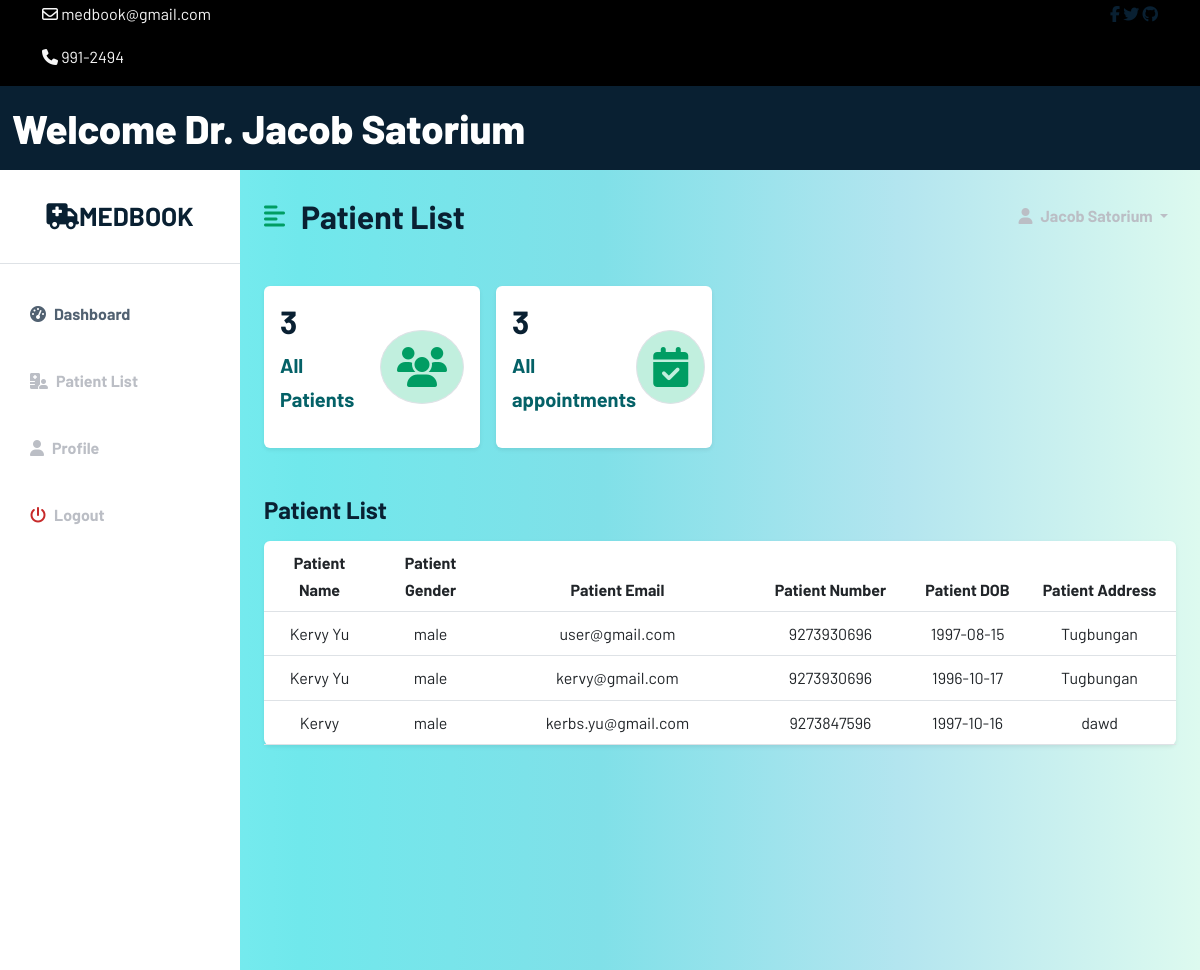
/doctor/patientlist.php (signed in), run on the app's committed database.
### tables this page shows
CREATE TABLE `doctor` (
  `doctorID` int(11) NOT NULL,
  `d_FullName` varchar(100) NOT NULL,
  `d_email` varchar(100) NOT NULL,
  `d_number` bigint(100) NOT NULL,
  `d_address` varchar(100) NOT NULL,
  `d_password` varchar(100) NOT NULL,
  `d_DOB` date NOT NULL,
  `d_gender` varchar(100) NOT NULL,
  `doctor_type` varchar(100) NOT NULL DEFAULT 'doctor',
  `d_specialize` text NOT NULL
);

CREATE TABLE `patient` (
  `patientID` int(11) NOT NULL,
  `p_FullName` varchar(100) NOT NULL,
  `p_password` varchar(100) NOT NULL,
  `p_DOB` date NOT NULL,
  `p_gender` varchar(20) NOT NULL,
  `p_address` varchar(100) NOT NULL,
  `p_number` bigint(100) NOT NULL,
  `p_email` varchar(100) NOT NULL,
  `patient_type` varchar(100) NOT NULL DEFAULT 'user'
);

### doctor/patientlist.php (the view, shortened to what this page needs)
<?php
include 'C:\xampp\htdocs\Web_Tech\config\config.php';
include 'C:\xampp\htdocs\Web_Tech\doctor\doctorheader.php';
$currentDoc = $_SESSION['d_email'];
$sql = "SELECT * FROM doctor WHERE d_email = '$currentDoc'";
$result = mysqli_query($conn, $sql);
if ($result) {
if (mysqli_num_rows($result) > 0) {
while ($row = mysqli_fetch_array($result)) {
?>
<!DOCTYPE html>
<html lang="en">
<head>
    <link href="https://cdn.jsdelivr.net/npm/bootstrap@5.2.0/dist/css/bootstrap.min.css" rel="stylesheet">
    <link rel="stylesheet" href="/Web_Tech/css/style.css">
    <link rel="stylesheet" href="/Web_Tech/css/dochome.css">
</head>
<body>
<div class="d-flex" id="wrapper">
    <div class="bg-white" id="sidebar-wrapper">
        <div class="sidebar-heading text-center py-4 primary-text fs-4 fw-bold text-uppercase border-bottom">
            <a href="#" class="navbar-brand mb-0" >
                <i class="fa-solid fa-truck-medical"></i>MedBook
            </a>
        </div>
        <div class="list-group list-group-flush my-3">
            <a href="doctorhome.php" class="list-group-item list-group-item-action bg-transparent second-text active"><i
                    class="fas fa-tachometer-alt me-2"></i>Dashboard</a>
            <a href="#" class="list-group-item list-group-item-action bg-transparent second-text fw-bold">
                <i class="fas fa-hospital-user me-2"></i>Patient List</a>
            <a href="doctorprofile.php" class="list-group-item list-group-item-action bg-transparent second-text fw-bold"><i
                    class="fas fa-user me-2"></i>Profile</a>
            <a href="/Web_Tech/user/userlogout.php" class="list-group-item list-group-item-action bg-transparent second-text fw-bold"><i
                        class="fas fa-power-off me-2" style="color: #c72a2a;"></i>Logout</a>
        </div>
    </div>
    <div id="page-content-wrapper">
        <nav class="navbar navbar-expand-lg navbar-light bg-transparent py-4 px-4">
            <div class="d-flex align-items-center">
                <i class="fas fa-align-left primary-text fs-4 me-3" id="menu-toggle"></i>
                <h2 class="fs-2 m-0">Patient List</h2>
            </div>
            <div class="collapse navbar-collapse" id="navbarSupportedContent">
                <ul class="navbar-nav ms-auto mb-2 mb-lg-0">
                    <li class="nav-item dropdown">
                        <a class="nav-link dropdown-toggle second-text fw-bold" href="#" id="navbarDropdown"
                           role="button" data-bs-toggle="dropdown" aria-expanded="false">
                            <i class="fas fa-user me-2"></i><?php echo $row['d_FullName'];?>
                        </a>
                    </li>
                </ul>
            </div>
        </nav>
        <?php
        }
        }
        }
        ?>
        <div class="container-fluid px-4">
            <div class="row g-3 my-2">
                <div class="col-md-3">
                    <div class="p-3 bg-white shadow-sm d-flex justify-content-around align-items-center rounded">
                        <div>
                            <?php
                            $query = "SELECT patientID FROM patient ORDER BY patientID";
                            $query_run = mysqli_query($conn, $query);
                            if ($row = mysqli_num_rows($query_run)) {
                                echo '<h3 class="fs-2">' . $row . '</h3>';
                            }else{
                                echo '<h3 class="fs-2">No Data</h3>';
                            }
                            ?>
                            <p class="fs-5" style="color:#046167;"><b>All Patients</b></p>
                        </div>
                        <i class="fas fa-users fs-1 primary-text border rounded-full secondary-bg p-3"></i>
                    </div>
                </div>
                <div class="col-md-3">
                    <div class="p-3 bg-white shadow-sm d-flex justify-content-around align-items-center rounded">
                        <div>
                            <?php
                            $query = "SELECT * FROM appointment WHERE d_name = '$currentDoc'";
                            $query_run = mysqli_query($conn, $query);
                            if($row = mysqli_num_rows($query_run))
                            {
                                echo '<h3 class="fs-2">'.$row.'</h3>';
                            }
                            else{
                                echo '<h3 class="fs-2">No Data</h3>';
                            }
                            ?>
                            <p class="fs-5" style="color:#046167;"><b>All appointments</b></p>
                        </div>
                        <i class="fas fa-calendar-check fs-1 primary-text border rounded-full secondary-bg p-3"></i>
                    </div>
                </div>
            </div>
            <div class="row my-5">
                <h3 class="fs-4 mb-3">Patient List</h3>
                <div class="col text-center">
                    <table class="table bg-white rounded shadow-sm  table-hover">
                        <thead>
                        <tr>
                            <th scope="col" width="50">Patient Name</th>
                            <th scope="col" width="50">Patient Gender</th>
                            <th scope="col" width="30">Patient Email</th>
                            <th scope="col" width="50">Patient Number</th>
                            <th scope="col" width="50">Patient DOB</th>
                            <th scope="col" width="50">Patient Address</th>
                        </tr>
                        </thead>
                        <tbody>
                        <?php
                        $sql = "SELECT * FROM patient";
                        $result = mysqli_query($conn, $sql);
                        if ($result) {
                            if (mysqli_num_rows($result) > 0) {
                                while ($row = mysqli_fetch_array($result)) {
                                    ?>
                                    <tr>
                                        <td><?php echo $row['p_FullName'] ?></td>
                                        <td><?php echo $row['p_gender'] ?></td>
                                        <td><?php echo $row['p_email'] ?></td>
                                        <td><?php echo $row['p_number'] ?></td>
                                        <td><?php echo $row['p_DOB'] ?></td>
                                        <td><?php echo $row['p_address'] ?></td>
                                    </tr>
                                    <?php
                                }
                            }
                        }
                        ?>
                        </tbody>
                    </table>
                </div>
            </div>
        </div>
    </div>
</div>
</body>
</html>

### doctor/doctorheader.php (shortened to what this page needs)
<?php
$currentUser = $_SESSION['d_email'];
$sql = "SELECT * FROM doctor WHERE d_email = '$currentUser'";
$result = mysqli_query($conn, $sql);
if ($result) {
if (mysqli_num_rows($result) > 0) {
while ($row = mysqli_fetch_array($result)) {
?>
<!DOCTYPE html>
<html lang="en">
<head>
    <link href="https://cdn.jsdelivr.net/npm/bootstrap@5.2.0/dist/css/bootstrap.min.css" rel="stylesheet">
    <link rel="stylesheet" type="text/css" href="/Web_Tech/css/style.css">
    <link rel="stylesheet" type="text/css" href="/Web_Tech/css/dochome.css">
</head>
<body>
<div class="top-nav" id="home" style="background-color: black">
    <div class="container">
        <div class="row justify-content-between">
            <div class="col-auto">
                <p>
                    <i class="fa-regular fa-envelope"></i>
                    <span>medbook@gmail.com</span>
                </p>
                <p>
                    <i class="fa-solid fa-phone"></i>
                    <span>991-2494</span>
                </p>
            </div>
            <div class="col-auto social-icons">
                <a href=""><i class="fa-brands fa-facebook-f"></i></a>
                <a href=""><i class="fa-brands fa-twitter"></i></i></a>
                <a href=""><i class="fa-brands fa-github"></i></i></a>
            </div>
        </div>
    </div>
</div>
<div class="container-fluid" id="wrapper-header">
    <nav class="navbar navbar-inverse navbar-fixed-top" role="navigation">
        <div class="navbar-header">
            <a class="navbar-brand" id="docheader" href="doctorhome.php">Welcome Dr. <?php echo $row['d_FullName'];?></a>
        </div>
    </nav>
</div>
                                <?php
                            }
                        }
                    }
                    ?>
</body>
</html>

### css/style.css (style rules this page uses)
body { font-family: 'Barlow', sans-serif; line-height: 1.7; color: #516171; }
h1,h2,h3,h4,h5,h6 { font-weight: 700; color: #092032; }
a { color: #092032; font-weight: 700; }
p { color: #f6f6f6; }

### css/dochome.css (style rules this page uses)
:root { --main-bg-color: #009d63; --main-text-color: #009d63; --second-text-color: #bbbec5; --second-bg-color: #c1efde; }
#wrapper-header { background-color: #092032; }
#docheader { color: white; font-weight: 800; font-size: 40px; }
.primary-text { color: var(--main-text-color); }
.second-text { color: var(--second-text-color); }
.secondary-bg { background-color: var(--second-bg-color); }
.rounded-full { border-radius: 100%; }
#wrapper { overflow-x: hidden; background-image: linear-gradient( to right, #86f3f6, #70e8ec, #80e0e8, #b3e5ef, #ddfaef ); }
#sidebar-wrapper { min-height: 100vh; margin-left: -15rem; transition: 0.3s ease; }
.sidebar-heading a { font-weight: 700; font-size: 26px; color: #092032; transition: 0.3s ease; }
#sidebar-wrapper .sidebar-heading { padding: 0.875rem 1.25rem; font-size: 1.2rem; }
#sidebar-wrapper .list-group { width: 15rem; }
#page-content-wrapper { min-width: 100vw; }
#menu-toggle { cursor: pointer; }
.list-group-item { border: none; padding: 20px 30px; }
.list-group-item.active { background-color: transparent; color: var(--main-text-tablor); font-weight: bold; border: none; }
@media (min-width: 768px) { #sidebar-wrapper { margin-left: 0; } }
@media (min-width: 768px) { #page-content-wrapper { min-width: 0; width: 100%; } }

### data on the page
doctor: d_FullName "Jacob Satorium"
patient: p_FullName "Kervy Yu", p_gender "male", p_email "user@gmail.com", p_number "9273930696", p_DOB "1997-08-15", p_address "Tugbungan"
patient: p_FullName "Kervy Yu", p_gender "male", p_email "kervy@gmail.com", p_number "9273930696", p_DOB "1996-10-17", p_address "Tugbungan"
patient: p_FullName "Kervy", p_gender "male", p_email "kerbs.yu@gmail.com", p_number "9273847596", p_DOB "1997-10-16", p_address "dawd"

### other printed values
$row "3"
